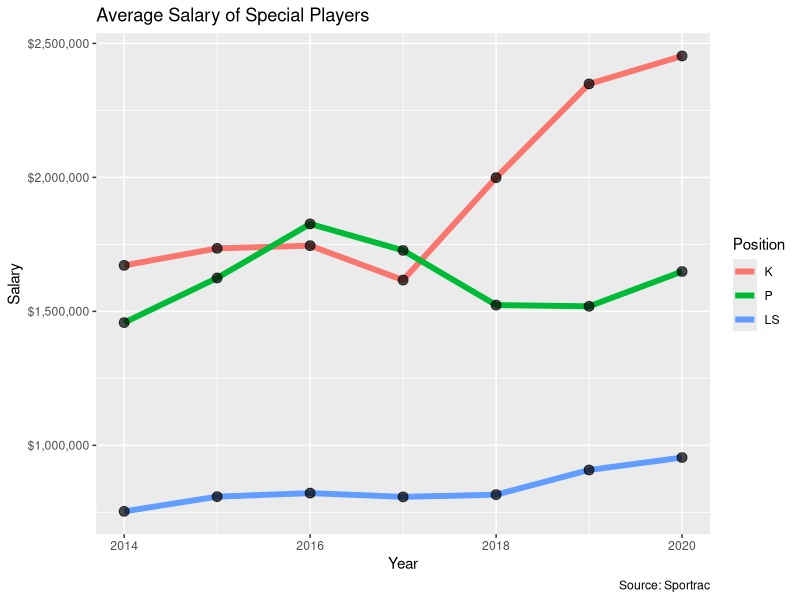

Here is the R script that generated this plot:
library(readxl)
library(tidyverse)
library(scales)
NFL_Special_plot <- read_excel("NFL5.xlsx")
NFL_Special_plot$Position = factor(NFL_Special_plot$Position, levels = c("K", "P", "LS"))
NFL_Special_plot <- NFL_Special_plot |>
  ggplot(aes(x = Year, y = `Average Salary`, color = Position)) + 
  geom_line(size = 2) + geom_point(alpha = 0.7, size =3, color = "Black") +
  scale_y_continuous(labels=scales::dollar_format()) + 
  labs(title = "Average Salary of Special Players",
       y = "Salary", fill = "Position",
       caption = "Source: Sportrac")

write_rds(NFL_Special_plot, "NFL_Special_plot.rds")
